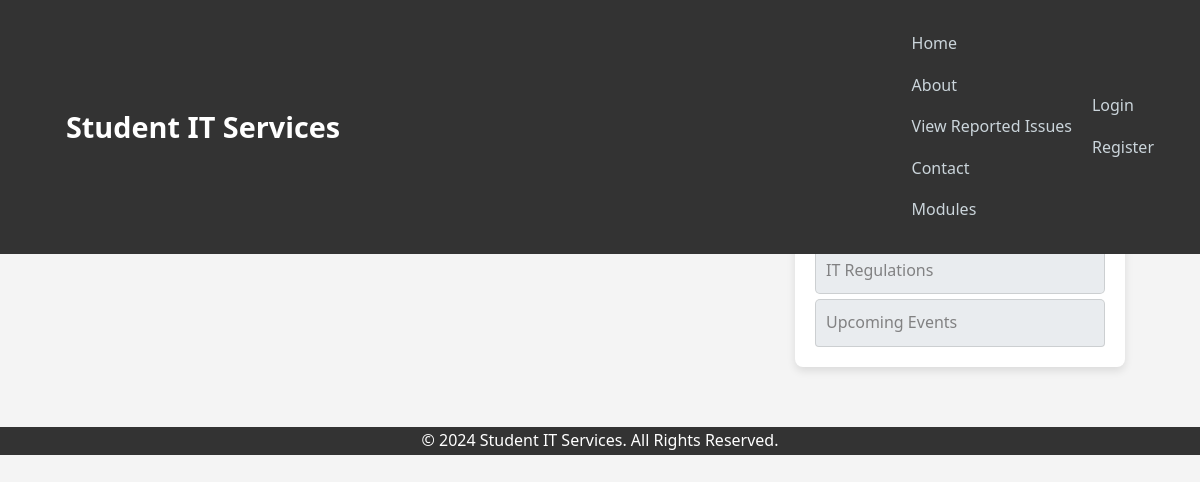
Page /issues/moonmasoom42@gmail.com/ on the earlier database version.
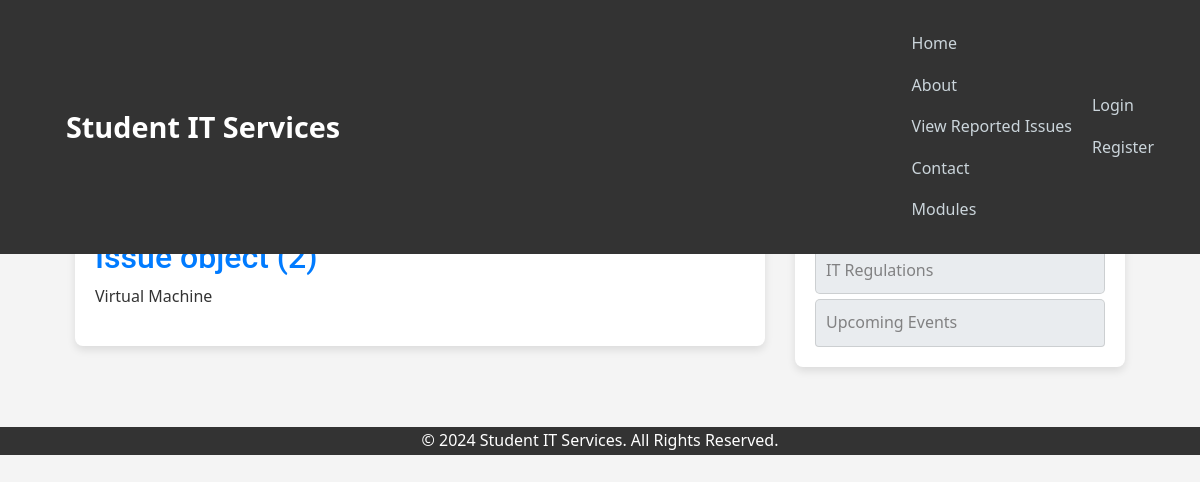
Same page on the later database version.
### lmsreporting/models.py (models this page shows)
class Issue(models.Model):
    type = models.CharField(max_length=100, choices=[('Hardware', 'Hardware'), ('Software', 'Software')])
    room = models.CharField(max_length=100)
    urgent = models.BooleanField(default=False)
    details = models.TextField()
    date_submitted = models.DateTimeField(default=timezone.now)
    description = models.TextField()
    author = models.ForeignKey(User, related_name='issues', on_delete=models.CASCADE)

### lmsreporting/views.py (the view)
# urls.py: path('issues/<str:username>/', UserPostListView.as_view(), name='user-issues'),
class UserPostListView(ListView):
    model = Issue
    template_name = 'lmsreporting/user_issues.html'
    context_object_name = 'issues'
    paginate_by = 5
    def get_queryset(self):
        user = get_object_or_404(User, username=self.kwargs.get('username'))
        return Issue.objects.filter(author=user).order_by('-date_submitted')

### users/models.py (called while the page is built)
    def __str__(self):
        return f'{self.user.first_name} {self.user.last_name}'

### lmsreporting/templates/lmsreporting/user_issues.html (shortened to what this page needs)
{% extends "lmsreporting/base.html" %}
{% block content %}
    <h1 class="mb-3"> Issues Reported by {{ view.kwargs.username }} {% if is_paginated %} (page {{page_obj.number}} of {{page_obj.paginator.num_pages}}){% endif %}</h1>
    {% for issue in issues %}
        <article class="media content-section">
            <div class="media-body">
                <div class="article-metadata">
                    <a class="mr-2" href="#">{{ issue.author.profile }}</a>
                    <small class="text-muted">{{ issue.date_submitted }}</small>
                </div>
                <h2><a class="article-title" href="{% url 'lmsreporting:issue-detail' issue.id %}">{{ issue }}</a></h2>
                <p class="article-content">{{ issue.details }}</p>
            </div>
        </article>
    {% endfor %}
    {% endblock content %}

Differences in the rows shown:
added Issue: id "Issue object (2)", details "Virtual Machine"
